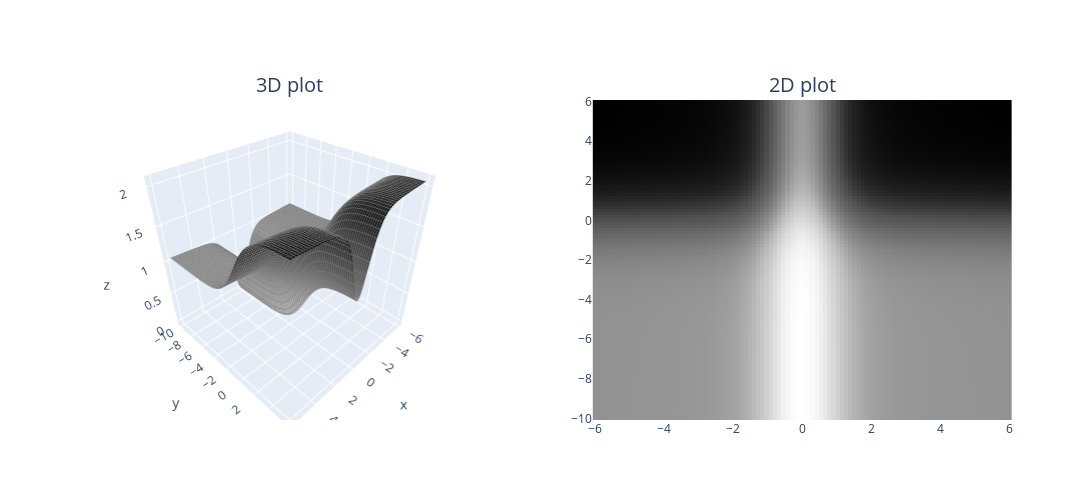

Notebook source saved alongside this figure:
### Markdown cell above
### Visualizing optimizations with pathological curvatures

### Code cell
def pathological_curve_loss(x: t.Tensor, y: t.Tensor):
    # Example of a pathological curvature. There are many more possible, feel free to experiment here!
    x_loss = t.tanh(x) ** 2 + 0.01 * t.abs(x)
    y_loss = t.sigmoid(y)
    return x_loss + y_loss


plot_fn(pathological_curve_loss)
